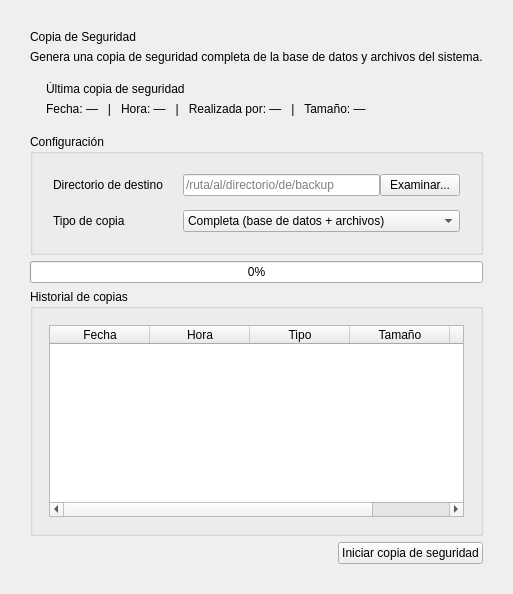
        <widget class="QWidget" name="page_backup">
         <layout class="QVBoxLayout" name="backupLayout">
          <property name="leftMargin"><number>30</number></property>
          <property name="topMargin"><number>30</number></property>
          <property name="rightMargin"><number>30</number></property>
          <property name="bottomMargin"><number>30</number></property>
          <item>
           <widget class="QLabel" name="lbl_section_title">
               <property name="class" stdset="0"><string>sectionTitle</string></property>
            <property name="text"><string>Copia de Seguridad</string></property>
           </widget>
          </item>
          <item>
           <widget class="QLabel" name="lbl_section_sub">
               <property name="class" stdset="0"><string>sectionSub</string></property>
            <property name="text"><string>Genera una copia de seguridad completa de la base de datos y archivos del sistema.</string></property>
           </widget>
          </item>

          <!-- Info del último backup -->
          <item>
           <widget class="QFrame" name="frame_info_backup">
            <layout class="QVBoxLayout" name="backupInfoLayout">
             <property name="leftMargin"><number>16</number></property>
             <property name="topMargin"><number>12</number></property>
             <property name="rightMargin"><number>16</number></property>
             <property name="bottomMargin"><number>12</number></property>
             <item>
              <widget class="QLabel" name="lbl_backup_estado">
               <property name="text"><string>Última copia de seguridad</string></property>
              </widget>
             </item>
             <item>
              <widget class="QLabel" name="lbl_backup_sub">
               <property name="text"><string>Fecha: —   |   Hora: —   |   Realizada por: —   |   Tamaño: —</string></property>
              </widget>
             </item>
            </layout>
           </widget>
          </item>

          <!-- Configuración del backup -->
          <item>
           <widget class="QGroupBox" name="groupBox_config_backup">
            <property name="title"><string>Configuración</string></property>
            <layout class="QFormLayout" name="formBackup">
             <property name="leftMargin"><number>20</number></property>
             <property name="topMargin"><number>20</number></property>
             <property name="rightMargin"><number>20</number></property>
             <property name="bottomMargin"><number>20</number></property>
             <property name="verticalSpacing"><number>14</number></property>
             <property name="horizontalSpacing"><number>20</number></property>
             <item row="0" column="0">
              <widget class="QLabel" name="lbl_bk_destino">
               <property name="text"><string>Directorio de destino</string></property>
               <property name="class" stdset="0"><string>formLabel</string></property>
              </widget>
             </item>
             <item row="0" column="1">
              <layout class="QHBoxLayout">
               <item>
                <widget class="QLineEdit" name="input_ruta_backup">
                 <property name="placeholderText"><string>/ruta/al/directorio/de/backup</string></property>
                 <property name="readOnly"><bool>true</bool></property>
                </widget>
               </item>
               <item>
                <widget class="QPushButton" name="btn_seleccionar_ruta">
                 <property name="text"><string>Examinar...</string></property>
                </widget>
               </item>
              </layout>
             </item>
             <item row="1" column="0">
              <widget class="QLabel" name="lbl_bk_tipo">
               <property name="text"><string>Tipo de copia</string></property>
               <property name="class" stdset="0"><string>formLabel</string></property>
              </widget>
             </item>
             <item row="1" column="1">
              <widget class="QComboBox" name="combo_tipo_backup">
               <item><property name="text"><string>Completa (base de datos + archivos)</string></property></item>
               <item><property name="text"><string>Solo base de datos</string></property></item>
               <item><property name="text"><string>Solo archivos</string></property></item>
              </widget>
             </item>
            </layout>
           </widget>
          </item>

          <!-- Barra de progreso (oculta inicialmente) -->
          <item>
           <widget class="QProgressBar" name="progress_backup">
            <property name="value"><number>0</number></property>
            <property name="visible"><bool>false</bool></property>
            <property name="textVisible"><bool>true</bool></property>
           </widget>
          </item>

          <!-- Historial de backups -->
          <item>
           <widget class="QGroupBox" name="groupBox_historial_backup">
            <property name="title"><string>Historial de copias</string></property>
            <layout class="QVBoxLayout" name="historialBackupLayout">
             <property name="leftMargin"><number>16</number></property>
             <property name="topMargin"><number>16</number></property>
             <property name="rightMargin"><number>16</number></property>
             <property name="bottomMargin"><number>16</number></property>
             <item>
              <widget class="QTableWidget" name="tabla_historial_backup">
               <property name="editTriggers">
                <set>QAbstractItemView::NoEditTriggers</set>
               </property>
               <property name="selectionBehavior">
                <enum>QAbstractItemView::SelectRows</enum>
               </property>
               <property name="columnCount"><number>5</number></property>
               <attribute name="horizontalHeaderStretchLastSection"><bool>true</bool></attribute>
               <column><property name="text"><string>Fecha</string></property></column>
               <column><property name="text"><string>Hora</string></property></column>
               <column><property name="text"><string>Tipo</string></property></column>
               <column><property name="text"><string>Tamaño</string></property></column>
               <column><property name="text"><string>Realizada por</string></property></column>
              </widget>
             </item>
            </layout>
           </widget>
          </item>

          <item>
           <layout class="QHBoxLayout">
            <item>
             <spacer>
              <property name="orientation"><enum>Qt::Horizontal</enum></property>
              <property name="sizeHint" stdset="0">
               <size><width>0</width><height>0</height></size>
              </property>
             </spacer>
            </item>
            <item>
             <widget class="QPushButton" name="btn_crear_backup">
              <property name="text"><string>Iniciar copia de seguridad</string></property>
             </widget>
            </item>
           </layout>
          </item>
         </layout>
        </widget>
